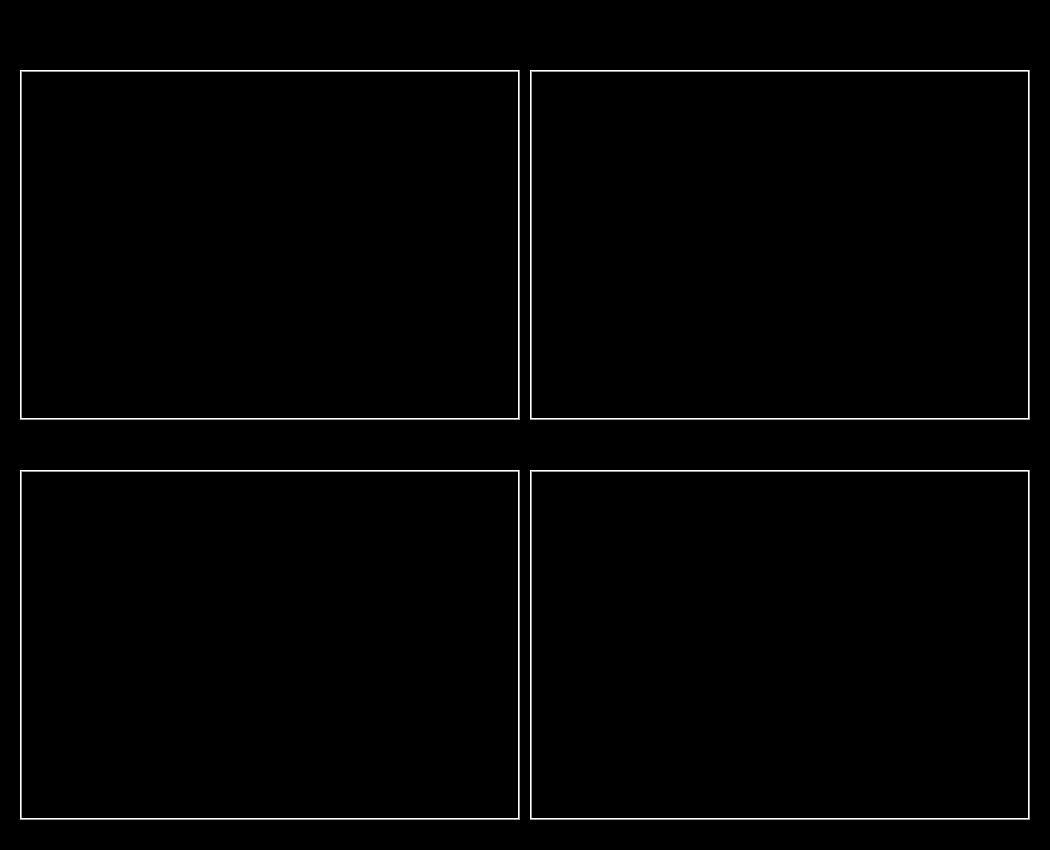
<?xml version="1.0" encoding="UTF-8"?>
<ui version="4.0">
 <class>Form</class>
 <widget class="QWidget" name="Form">
  <property name="geometry">
   <rect>
    <x>0</x>
    <y>0</y>
    <width>1050</width>
    <height>850</height>
   </rect>
  </property>
  <property name="windowTitle">
   <string>Form</string>
  </property>
  <widget class="QFrame" name="frame_3">
   <property name="geometry">
    <rect>
     <x>20</x>
     <y>470</y>
     <width>500</width>
     <height>350</height>
    </rect>
   </property>
   <property name="styleSheet">
    <string notr="true">color:rgb(255,255,255);</string>
   </property>
   <property name="frameShape">
    <enum>QFrame::Box</enum>
   </property>
   <property name="frameShadow">
    <enum>QFrame::Raised</enum>
   </property>
   <widget class="CAMultiplot" name="caMultiplot_3">
    <property name="geometry">
     <rect>
      <x>10</x>
      <y>10</y>
      <width>480</width>
      <height>330</height>
     </rect>
    </property>
    <property name="frameShape">
     <enum>QFrame::NoFrame</enum>
    </property>
    <property name="frameShadow">
     <enum>QFrame::Raised</enum>
    </property>
    <property name="lineWidth">
     <number>1</number>
    </property>
    <property name="pvname">
     <string>QDS:PFC_06UU_BHV:B31:AI03:V_OUT</string>
    </property>
    <property name="pvname1">
     <string>QDS:PFC_06UL_BHV:B32:AI03:V_OUT</string>
    </property>
    <property name="pvname2">
     <string>QDS:PFC_06UT_BHV:B33:AI03:V_OUT</string>
    </property>
    <property name="pvname3">
     <string>QDS:PFC_06LU_BHV:B34:AI03:V_OUT</string>
    </property>
    <property name="pvname4">
     <string>QDS:PFC_06LL_BHV:B35:AI03:V_OUT</string>
    </property>
    <property name="pvname5">
     <string>QDS:PFC_06LT_BHV:B36:AI03:V_OUT</string>
    </property>
    <property name="pvname6">
     <string>QDS:PFC_06TT_BHV:B37:AI03:V_OUT</string>
    </property>
    <property name="pvname7">
     <string/>
    </property>
    <property name="canvasColor" stdset="0">
     <color>
      <red>0</red>
      <green>0</green>
      <blue>0</blue>
     </color>
    </property>
    <property name="majLinecolor" stdset="0">
     <color alpha="0">
      <red>223</red>
      <green>223</green>
      <blue>223</blue>
     </color>
    </property>
    <property name="minLinecolor" stdset="0">
     <color alpha="0">
      <red>223</red>
      <green>223</green>
      <blue>223</blue>
     </color>
    </property>
    <property name="plotTitle" stdset="0">
     <string>PF6 Coil</string>
    </property>
    <property name="xTitle" stdset="0">
     <string/>
    </property>
   </widget>
  </widget>
  <widget class="QFrame" name="frame">
   <property name="geometry">
    <rect>
     <x>20</x>
     <y>70</y>
     <width>500</width>
     <height>350</height>
    </rect>
   </property>
   <property name="styleSheet">
    <string notr="true">color:rgb(255,255,255);</string>
   </property>
   <property name="frameShape">
    <enum>QFrame::Box</enum>
   </property>
   <property name="frameShadow">
    <enum>QFrame::Raised</enum>
   </property>
   <widget class="CAMultiplot" name="caMultiplot">
    <property name="geometry">
     <rect>
      <x>10</x>
      <y>10</y>
      <width>480</width>
      <height>330</height>
     </rect>
    </property>
    <property name="frameShape">
     <enum>QFrame::NoFrame</enum>
    </property>
    <property name="frameShadow">
     <enum>QFrame::Raised</enum>
    </property>
    <property name="lineWidth">
     <number>1</number>
    </property>
    <property name="pvname">
     <string>QDS:PFC_01UP_CHV:C09:AI03:V_OUT</string>
    </property>
    <property name="pvname1">
     <string>QDS:PFC_01UP_BHV:B21:AI03:V_OUT</string>
    </property>
    <property name="pvname2">
     <string>QDS:PFC_01LO_CHV:C10:AI03:V_OUT</string>
    </property>
    <property name="pvname3">
     <string>QDS:PFC_01LO_BHV:B22:AI03:V_OUT</string>
    </property>
    <property name="pvname4">
     <string>QDS:PFB_01UN_CHV:C11:AI03:V_OUT</string>
    </property>
    <property name="pvname5">
     <string>QDS:PFB_01LP_CHV:C12:AI03:V_OUT</string>
    </property>
    <property name="pvname6">
     <string>QDS:PFB_01IT_CHV:C13:AI03:V_OUT</string>
    </property>
    <property name="pvname7">
     <string/>
    </property>
    <property name="canvasColor" stdset="0">
     <color>
      <red>0</red>
      <green>0</green>
      <blue>0</blue>
     </color>
    </property>
    <property name="majLinecolor" stdset="0">
     <color alpha="0">
      <red>223</red>
      <green>223</green>
      <blue>223</blue>
     </color>
    </property>
    <property name="minLinecolor" stdset="0">
     <color alpha="0">
      <red>223</red>
      <green>223</green>
      <blue>223</blue>
     </color>
    </property>
    <property name="plotTitle" stdset="0">
     <string>PF5 Coil &amp; Bus</string>
    </property>
    <property name="xTitle" stdset="0">
     <string/>
    </property>
   </widget>
  </widget>
  <widget class="QFrame" name="frame_4">
   <property name="geometry">
    <rect>
     <x>530</x>
     <y>470</y>
     <width>500</width>
     <height>350</height>
    </rect>
   </property>
   <property name="styleSheet">
    <string notr="true">color:rgb(255,255,255);</string>
   </property>
   <property name="frameShape">
    <enum>QFrame::Box</enum>
   </property>
   <property name="frameShadow">
    <enum>QFrame::Raised</enum>
   </property>
   <widget class="CAMultiplot" name="caMultiplot_4">
    <property name="geometry">
     <rect>
      <x>10</x>
      <y>10</y>
      <width>480</width>
      <height>330</height>
     </rect>
    </property>
    <property name="frameShape">
     <enum>QFrame::NoFrame</enum>
    </property>
    <property name="frameShadow">
     <enum>QFrame::Raised</enum>
    </property>
    <property name="lineWidth">
     <number>1</number>
    </property>
    <property name="pvname">
     <string>QDS:PFC_07UP_BHV:B38:AI03:V_OUT</string>
    </property>
    <property name="pvname1">
     <string>QDS:PFC_07LO_BHV:B39:AI03:V_OUT</string>
    </property>
    <property name="pvname2">
     <string>QDS:PFC_07TT_BHV:B40:AI03:V_OUT</string>
    </property>
    <property name="pvname3">
     <string>QDS:PFB_07UP_CHV:C41:AI03:V_OUT</string>
    </property>
    <property name="pvname4">
     <string>QDS:PFB_07LN_CHV:C42:AI03:V_OUT</string>
    </property>
    <property name="pvname5">
     <string>QDS:PFB_07IT_CHV:C43:AI03:V_OUT</string>
    </property>
    <property name="pvname6">
     <string/>
    </property>
    <property name="pvname7">
     <string/>
    </property>
    <property name="canvasColor" stdset="0">
     <color>
      <red>0</red>
      <green>0</green>
      <blue>0</blue>
     </color>
    </property>
    <property name="majLinecolor" stdset="0">
     <color alpha="0">
      <red>223</red>
      <green>223</green>
      <blue>223</blue>
     </color>
    </property>
    <property name="minLinecolor" stdset="0">
     <color alpha="0">
      <red>223</red>
      <green>223</green>
      <blue>223</blue>
     </color>
    </property>
    <property name="plotTitle" stdset="0">
     <string>PF7 Coil &amp; Bus</string>
    </property>
    <property name="xTitle" stdset="0">
     <string/>
    </property>
   </widget>
  </widget>
  <widget class="QFrame" name="frame_2">
   <property name="geometry">
    <rect>
     <x>530</x>
     <y>70</y>
     <width>500</width>
     <height>350</height>
    </rect>
   </property>
   <property name="styleSheet">
    <string notr="true">color:rgb(255,255,255);</string>
   </property>
   <property name="frameShape">
    <enum>QFrame::Box</enum>
   </property>
   <property name="frameShadow">
    <enum>QFrame::Raised</enum>
   </property>
   <widget class="CAMultiplot" name="caMultiplot_2">
    <property name="geometry">
     <rect>
      <x>10</x>
      <y>10</y>
      <width>480</width>
      <height>330</height>
     </rect>
    </property>
    <property name="frameShape">
     <enum>QFrame::NoFrame</enum>
    </property>
    <property name="frameShadow">
     <enum>QFrame::Raised</enum>
    </property>
    <property name="lineWidth">
     <number>1</number>
    </property>
    <property name="pvname">
     <string>QDS:PFB_06UP_CHV:C37:AI03:V_OUT</string>
    </property>
    <property name="pvname1">
     <string>QDS:PFB_06UN_CHV:C38:AI03:V_OUT</string>
    </property>
    <property name="pvname2">
     <string>QDS:PFB_06LP_CHV:C39:AI03:V_OUT</string>
    </property>
    <property name="pvname3">
     <string>QDS:PFB_06LN_CHV:C40:AI03:V_OUT</string>
    </property>
    <property name="pvname4">
     <string/>
    </property>
    <property name="pvname5">
     <string/>
    </property>
    <property name="pvname6">
     <string/>
    </property>
    <property name="pvname7">
     <string/>
    </property>
    <property name="canvasColor" stdset="0">
     <color>
      <red>0</red>
      <green>0</green>
      <blue>0</blue>
     </color>
    </property>
    <property name="majLinecolor" stdset="0">
     <color alpha="0">
      <red>223</red>
      <green>223</green>
      <blue>223</blue>
     </color>
    </property>
    <property name="minLinecolor" stdset="0">
     <color alpha="0">
      <red>223</red>
      <green>223</green>
      <blue>223</blue>
     </color>
    </property>
    <property name="plotTitle" stdset="0">
     <string>PF6 Bus</string>
    </property>
    <property name="xTitle" stdset="0">
     <string/>
    </property>
   </widget>
  </widget>
  <widget class="QLabel" name="label">
   <property name="geometry">
    <rect>
     <x>0</x>
     <y>0</y>
     <width>1050</width>
     <height>850</height>
    </rect>
   </property>
   <property name="styleSheet">
    <string notr="true">background-color:rgba(0,0,0,255);</string>
   </property>
   <property name="text">
    <string/>
   </property>
  </widget>
  <zorder>label</zorder>
  <zorder>frame_3</zorder>
  <zorder>frame</zorder>
  <zorder>frame_4</zorder>
  <zorder>frame_2</zorder>
 </widget>
 <customwidgets>
  <customwidget>
   <class>CAMultiplot</class>
   <extends>QwtPlot</extends>
   <header>caMultiplot.h</header>
  </customwidget>
  <customwidget>
   <class>QwtPlot</class>
   <extends>QFrame</extends>
   <header>qwt_plot.h</header>
  </customwidget>
 </customwidgets>
 <resources/>
 <connections/>
</ui>
